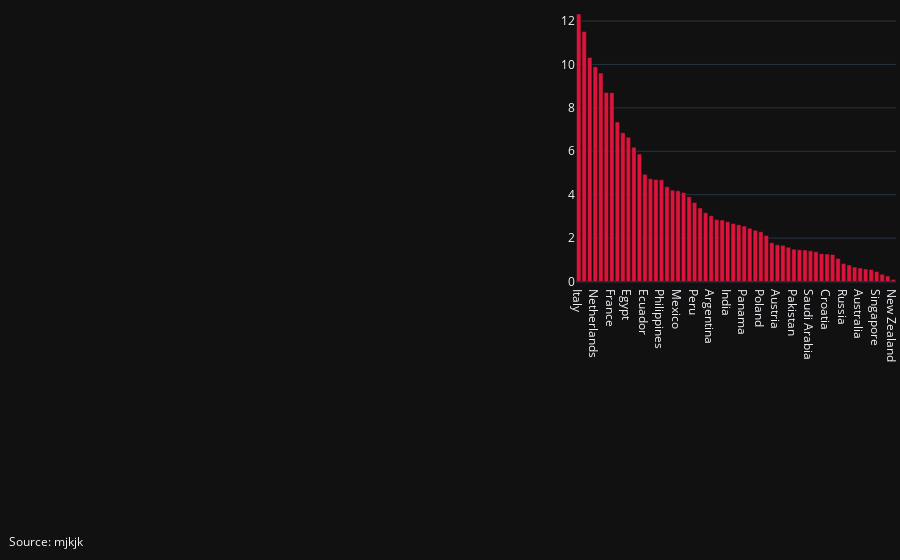

Source (notebook cell):
### Code cell
import plotly.graph_objects as go
from plotly.subplots import make_subplots

import pandas as pd

# read in volcano database data


# Country
country = grouped_country['Country/Region']


# Initialize figure with subplots
fig = make_subplots(
    rows=2, cols=2,
    column_widths=[0.6, 0.4],
    row_heights=[0.6, 0.4],
    specs=[[{"type": "choropleth", "rowspan": 2}, {"type": "bar"}],
           [            None                    , {"type": "surface"}]])

# Add scattergeo globe map of volcano locations
# fig.add_trace(
#     go.Choropleth(
#         locations = grouped_country['code'],
#         z = grouped_country['CumConfirmed'],
# #         text = grouped_countries['CumConfirmed'],
#         colorscale = 'Reds',
#         autocolorscale=False,
#         reversescale=False,
#         marker_line_color='darkgray',
#         marker_line_width=0.5,
#         colorbar_tickprefix = '',
#         colorbar_title = '',
#     )
# )
# fig.update_layout(margin={
#         "r": 500,
#         "t": 500,
#         "l": 500,
#         "b": 500
#     }, coloraxis_showscale=False)



#Add locations bar chart
fig.add_trace(
    go.Bar(x=more_than_100["Country/Region"],y=more_than_100["DeathRate"], marker=dict(color="crimson"), showlegend=False),
    row=1, col=2
)

# # Add 3d surface of volcano
# fig.add_trace(
#     go.Surface(z=df_v.values.tolist(), showscale=False),
#     row=2, col=2
# )

# # Update geo subplot properties
# fig.update_geos(
#     projection_type="orthographic",
#     landcolor="white",
#     oceancolor="MidnightBlue",
#     showocean=True,
#     lakecolor="LightBlue"
# )

# # Rotate x-axis labels
# fig.update_xaxes(tickangle=45)

# Set theme, margin, and annotation in layout
fig.update_layout(showlegend=False, xaxis={'categoryorder':'total descending'}, coloraxis_showscale=False,
#             coloraxis_colorbar=dict(
#     title="Number of Bills per Cell",
#     thicknessmode="pixels", thickness=10,
#     lenmode="pixels", len=50,
#     yanchor="top", y=1,
#     ticks="outside", ticksuffix=" bills",
#     dtick=5),      
    template="plotly_dark",
    margin=dict(r=0, t=0, b=0, l=0),
    annotations=[
        dict(
text="Source: mjkjk",
            showarrow=False,
            xref="paper",
            yref="paper",
            x=0,
            y=0)
    ]
)

fig.update_layout(coloraxis_showscale=False)

### Figure 1 — Plotly figure (JSON) as saved in the notebook; plotly's stock layout.template omitted (floating-point values rounded to 4 significant figures)
{"data": [{"marker": {"color": "crimson"}, "showlegend": false, "type": "bar", "x": ["Italy", "Algeria", "United Kingdom", "Netherlands", "Spain", "Indonesia", "France", "Belgium", "Morocco", "Egypt", "Iran", "Sweden", "Ecuador", "China", "Dominican Republic", "Philippines", "Brazil", "Greece", "Mexico", "Denmark", "Romania", "Peru", "Switzerland", "Ireland", "Argentina", "US", "Ukraine", "India", "Serbia", "Portugal", "Panama", "Japan", "Colombia", "Poland", "Turkey", "Korea, South", "Austria", "Malaysia", "Germany", "Pakistan", "Czechia", "Finland", "Saudi Arabia", "Estonia", "Luxembourg", "Croatia", "Norway", "Thailand", "Russia", "Chile", "South Africa", "Australia", "Israel", "United Arab Emirates", "Singapore", "Iceland", "Qatar", "New Zealand"], "xaxis": "x", "y": [12.32, 11.52, 10.32, 9.893, 9.602, 8.711, 8.701, 7.349, 6.856, 6.65, 6.188, 5.871, 4.937, 4.734, 4.699, 4.683, 4.367, 4.207, 4.18, 4.097, 3.908, 3.639, 3.389, 3.164, 3.032, 2.854, 2.829, 2.759, 2.673, 2.616, 2.554, 2.453, 2.357, 2.292, 2.121, 1.788, 1.693, 1.666, 1.582, 1.489, 1.461, 1.453, 1.415, 1.367, 1.284, 1.269, 1.248, 1.06, 0.835, 0.7605, 0.6647, 0.6202, 0.5813, 0.5559, 0.4584, 0.3365, 0.2494, 0.09625], "yaxis": "y"}], "layout": {"annotations": [{"showarrow": false, "text": "Source: mjkjk", "x": 0, "xref": "paper", "y": 0, "yref": "paper"}], "autosize": true, "coloraxis": {"showscale": false}, "geo": {"domain": {"x": [0, 0.54], "y": [0, 1]}}, "margin": {"b": 0, "l": 0, "r": 0, "t": 0}, "scene": {"domain": {"x": [0.64, 1], "y": [0, 0.34]}}, "showlegend": false, "xaxis": {"anchor": "y", "autorange": true, "categoryorder": "total descending", "domain": [0.64, 1], "range": [-0.5, 57.5], "type": "category"}, "yaxis": {"anchor": "x", "autorange": true, "domain": [0.49, 1], "range": [0, 12.97], "type": "linear"}}}
